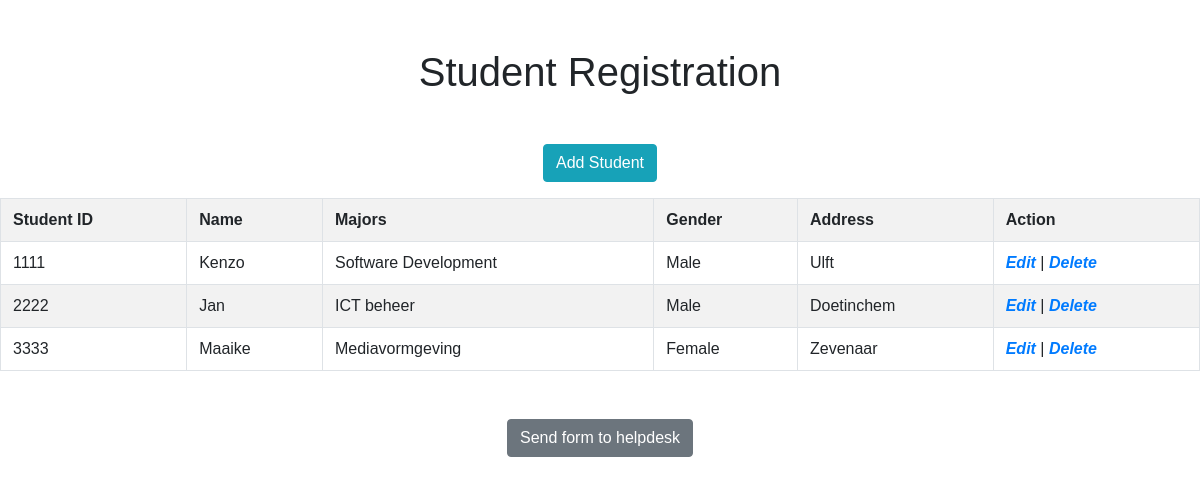
The page / on the database its author committed.
### tables this page shows
CREATE TABLE `college_student` (
  `student_id` varchar(10) NOT NULL,
  `name` varchar(50) NOT NULL,
  `majors` varchar(40) NOT NULL,
  `gender` varchar(12) NOT NULL,
  `address` text NOT NULL
);

### index.php (the view, shortened to what this page needs)
<html>
<head>
    <link rel="stylesheet" href="https://stackpath.bootstrapcdn.com/bootstrap/4.5.2/css/bootstrap.min.css">
</head>
<body>
<h1 class="my-5">Student Registration</h1>
<a href="add.php" class="btn btn-info">Add Student</a>
<br><br>
<table class="table table-bordered table-striped">
 <tbody>
    <tr>
       <th>Student ID</th>
       <th>Name</th>
       <th>Majors</th>
       <th>Gender</th>
       <th>Address</th>
       <th>Action</th>
    </tr>
    <?php
    $a=mysqli_query($conn,"SELECT * FROM college_student");
    foreach ($a as $b)
    {
    ?>
    <tr>
       <td><?= $b['student_id']; ?></td>
       <td><?= $b['name']; ?></td>
       <td><?= $b['majors']; ?></td>
       <td><?= $b['gender']; ?></td>
       <td><?= $b['address']; ?></td>
       <td>
            <a href="update.php?student_id=<?= $b['student_id']; ?>"><b><i>Edit</i></b></a> |
            <a href="index.php?student_id=<?= $b['student_id']; ?>" onclick="return confirm('Are you sure?')"><b><i>Delete</i></b></a>
        </td>
    </tr>
    <?php } ?>
 </tbody>
</table>
<br><br>
<a href="contact/helpdesk.php" class="btn btn-secondary">Send form to helpdesk</a>
</body>
</html>

### index.php (style rules this page uses)
body { font: 14px sans-serif; text-align: center; }

### rows shown on the page
college_student: student_id "1111", name "Kenzo", majors "Software Development", gender "Male", address "Ulft"
college_student: student_id "2222", name "Jan", majors "ICT beheer", gender "Male", address "Doetinchem"
college_student: student_id "3333", name "Maaike", majors "Mediavormgeving", gender "Female", address "Zevenaar"
